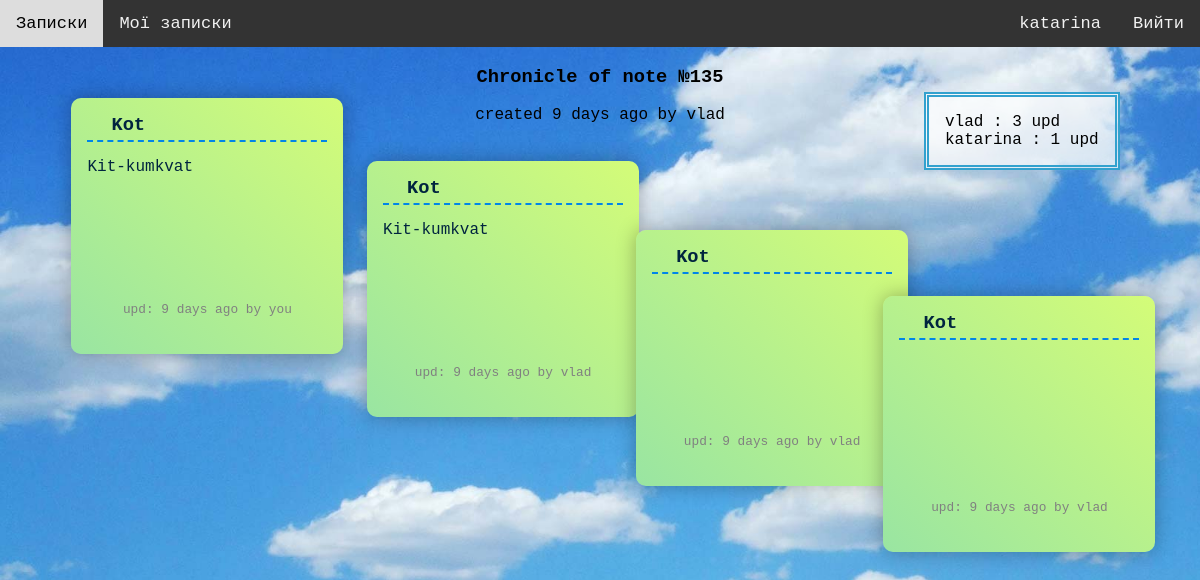
The page /note/135 (signed in) on the database as committed earlier.
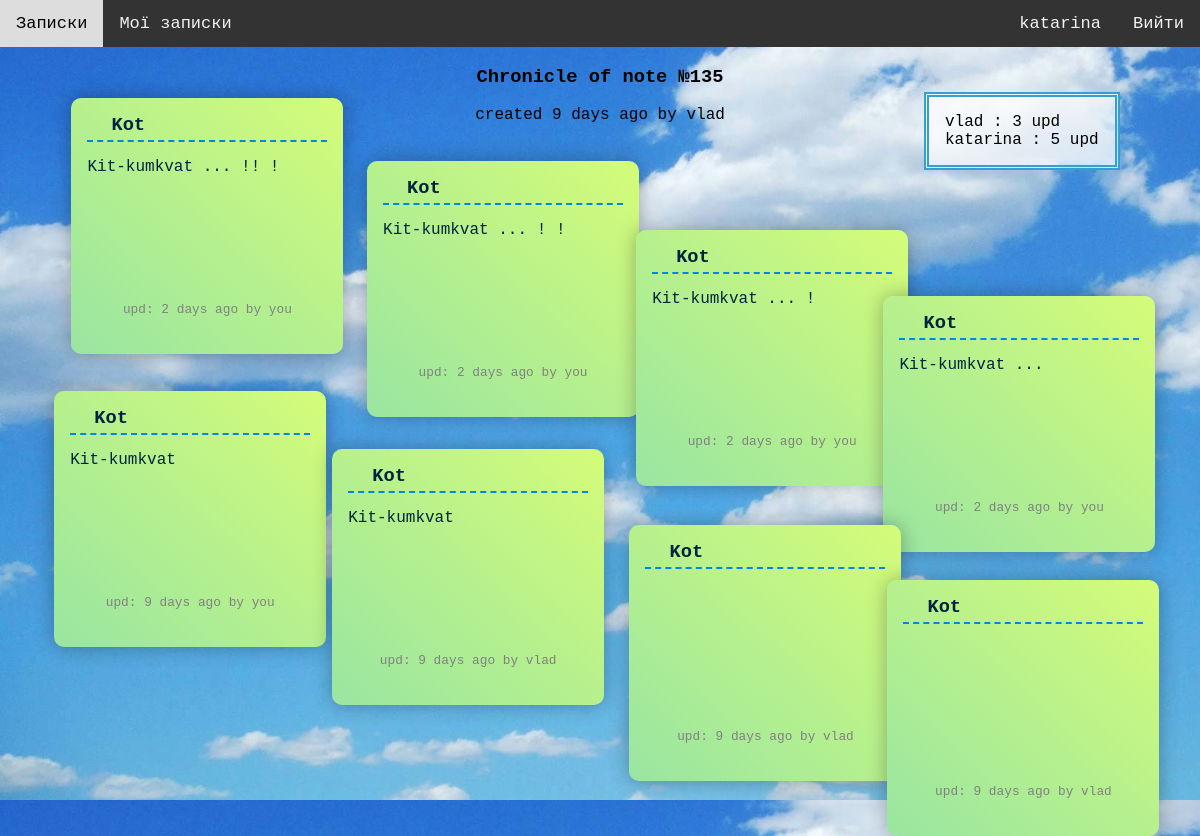
The same page on the database as committed later.
### notes/models.py (models this page shows)
class Edit(models.Model):
    title = models.CharField(max_length=300)
    content = models.TextField()
    note = models.ForeignKey(
        Note, on_delete=models.CASCADE
    )
    author = models.ForeignKey(
        User, on_delete=models.CASCADE
    )
    creation_date = models.DateTimeField(auto_now_add=True, editable=False)
    def when_published(self):
        now = timezone.now()
        since = now - self.creation_date
        days = since.days
        seconds = since.seconds
        if days == 0:
            if int(seconds/3600) == 1:
                return f"{int(seconds / 3600)} hour ago"
            elif seconds >= 3600:
                return f"{int(seconds/3600)} hours ago"
            elif int(seconds / 60) == 1:
                return f"{int(seconds / 60)} minute ago"
            else:
                return f"{int(seconds / 60)} minutes ago"
        elif days == 1:
            return f"{days} day ago"
        else:
            return f"{days} days ago"
    def get_position(self):
        edits = self.note.get_edits().order_by('-creation_date')
        if edits:
            i = 0
            for edit in edits:
                if edit.id == self.id:
                    row = i // 4
                    col = i % 4
                    xran = 5*random.random()
                    yran = 1 * random.random()
                    return f'left:{3 + col*23 + xran}%; ' \
                           f'top:{5 + row*2 + i*4 + yran}rem;'
                i += 1

### notes/views.py (the view)
# urls.py: path("note/<int:pk>", views.details_note, name="details_note"),
@login_required
def details_note(request, pk):
    note = Note.objects.get(id=pk)
    edits = note.get_edits()
    context = {
        "edits": edits,
        "note": note
    }
    return render(request, "details_note.html", context)

### notes/models.py (called while the page is built)
    def when_published(self):
        now = timezone.now()
        since = now - self.creation_date
        days = since.days
        seconds = since.seconds
        if days == 0:
            if int(seconds / 3600) == 1:
                return f"{int(seconds / 3600)} hour ago"
            elif seconds >= 3600:
                return f"{int(seconds / 3600)} hours ago"
            elif int(seconds / 60) == 1:
                return f"{int(seconds / 60)} minute ago"
            else:
                return f"{int(seconds / 60)} minutes ago"
        elif days == 1:
            return f"{days} day ago"
        else:
            return f"{days} days ago"

    def get_edits(self):
        return self.edit_set.all()

    def html_users_edits(self):
        d = {}
        edits = self.get_edits()
        if edits:
            for edit in edits:
                if edit.author not in d:
                    d[edit.author] = 1
                else:
                    d[edit.author] += 1
        return [f'{author} : {d[author]} upd' for author in d]

### notes/templates/details_note.html (shortened to what this page needs)
{% extends 'base.html' %}
{% load static %}
{% block header %}
    <link rel="stylesheet" href="{% static 'note.css' %}">
{% endblock %}
{%  block content %}
<center>
    <h3>Chronicle of note №{{ note.id }}</h3>
    {% if note.author == user %}
        <p>created  {{ note.when_published }} by you</p>
    {% else %}
        <p>created  {{ note.when_published }} by {{ note.author }}</p>
    {% endif %}
</center>
<div class="users_edits">
    {% for stat in note.html_users_edits %}
        {{ stat }}<br>
    {% endfor %}
</div>
<div class="container-flexy">
{% for edit in edits|dictsortreversed:"creation_date" %}
    <div class="sticky-flexy" style="{{ edit.get_position }}">
        <h3>{{ edit.title }}</h3>
        <p>{{ edit.content }}</p>
        <div class="sticky_update_footer">
                {% if edit.author == user %}
                    upd:  {{ edit.when_published }} by you
                {% else %}
                    upd:  {{ edit.when_published }} by {{ edit.author }}
                {% endif %}
        </div>
    </div>
{% endfor %}
</div>
{% endblock %}

Rows that differ between the two databases and show on the page:
added Edit: title "Kot", content "Kit-kumkvat ... !! !", when_published "2 days ago"
added Edit: title "Kot", content "Kit-kumkvat ... ! !", when_published "2 days ago"
added Edit: title "Kot", content "Kit-kumkvat ... !", when_published "2 days ago"
added Edit: title "Kot", content "Kit-kumkvat ...", when_published "2 days ago"
Other text that changed with them:
new list line: "katarina : 5 upd"
list line gone: "katarina : 1 upd"
